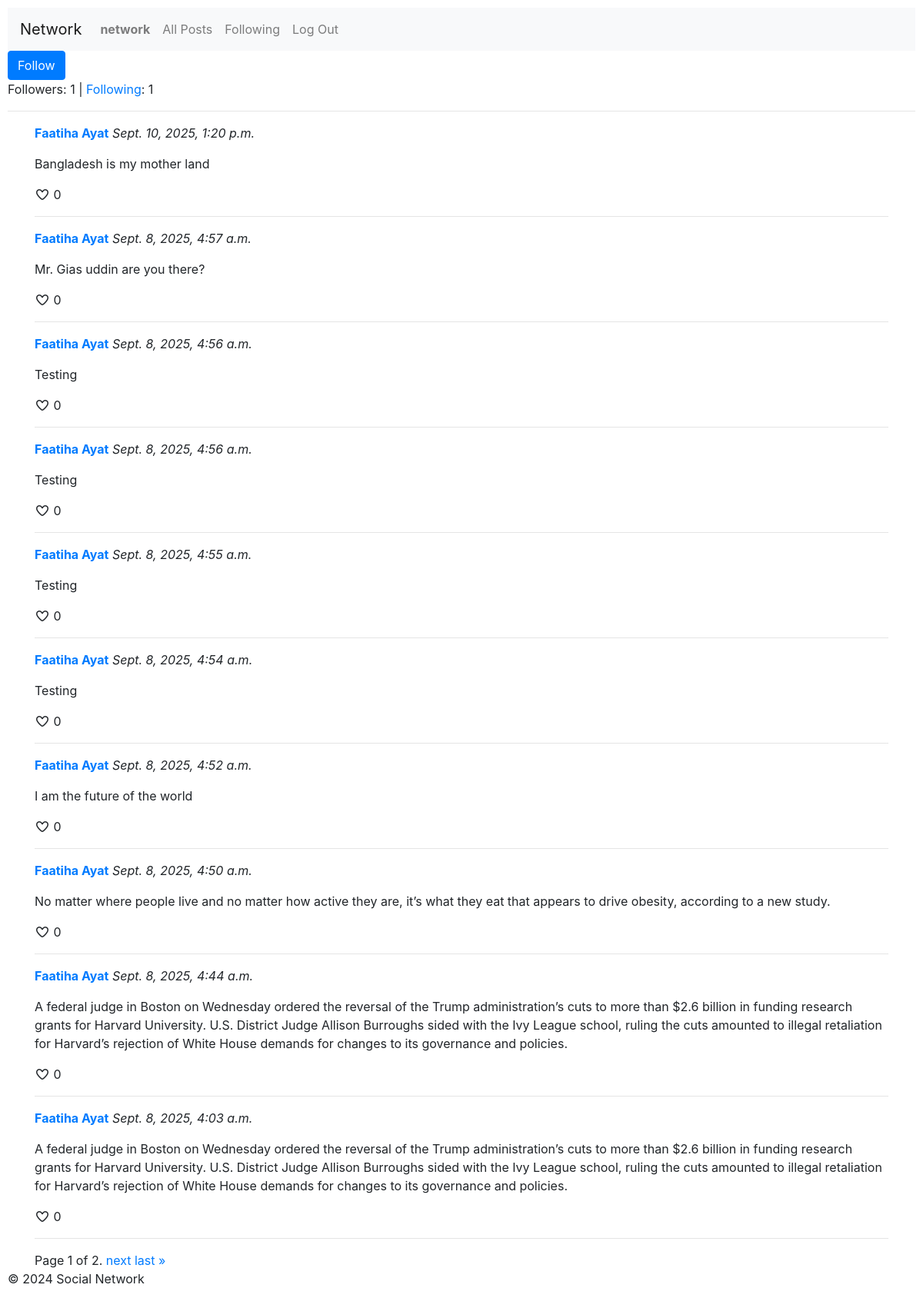
Before: /profile/Faatiha Ayat (signed in) with the older database file.
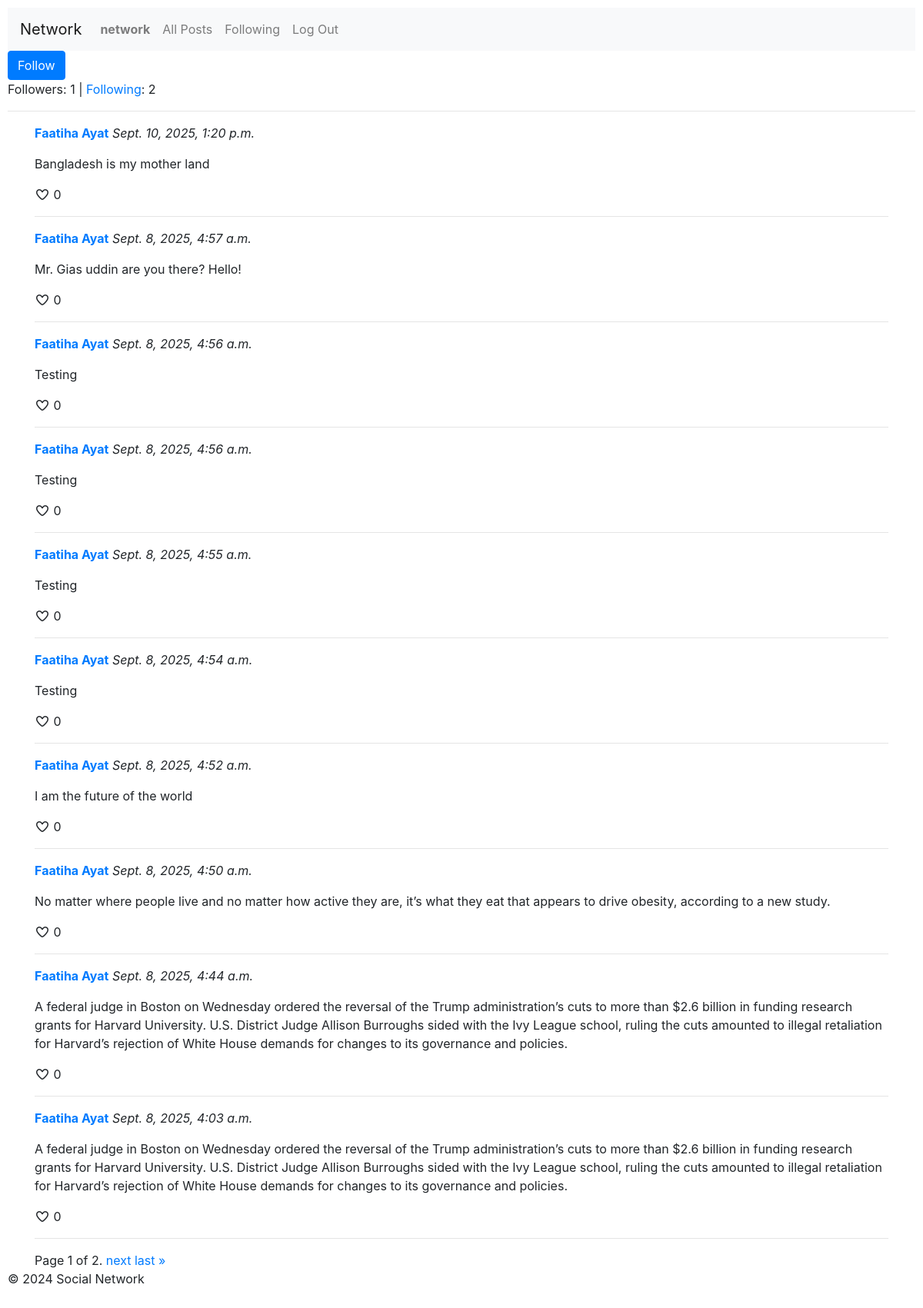
After: the same page with the newer database file.
### network/models.py (models this page shows, shortened)
class Post(models.Model):
    user = models.ForeignKey(User, on_delete=models.CASCADE, related_name="posts")
    content = models.TextField()
    timestamp = models.DateTimeField(auto_now_add=True)

class User(AbstractUser):
    pass

### network/views.py (the view)
# urls.py: path("profile/<str:username>", views.profile_view, name="profile"),
def profile_view(request, username):
    if not request.user.is_authenticated:
        return HttpResponseRedirect(reverse("index"))
    user = User.objects.get(username=username)
    followers_count = user.followers.count()
    following_count = user.following.count()
    post = user.posts.all().order_by("-timestamp") # reverse chronological order
    paginator = Paginator(post, 10)  # Show 10 posts per page
    page_number = request.GET.get('page')
    page_obj = paginator.get_page(page_number)
    is_following = Followers.objects.filter(user=user, follower=request.user).exists()
    return render(request, "network/profile_view.html", {
        "profile_user": user,
        "followers_count": followers_count,
        "following_count": following_count,
        "is_following": is_following,
        "page_obj": page_obj
    })

### network/templates/network/profile_view.html (shortened to what this page needs)
{% extends 'network/layout.html' %}
{% block body %}
    {% if user.is_authenticated and user != profile_user %}
        <form action="{% url 'follow' profile_user.username %}" method="post">
            <button type="submit" class="btn btn-primary">
                {% if is_following %}
                    Unfollow
                {% else %}
                    Follow
                {% endif %}
            </button>
        </form>
    {% endif %}
    <p>Followers: {{ followers_count }} | <a href="{% url 'following' %}">Following</a>: {{ following_count }}</p>
    <hr>
    <div class="container">
        {% for post in page_obj %}
            <div class="post">
                <p><strong><a href="{% url 'profile' post.user.username %}">{{ post.user.username }}</a></strong> <em>{{ post.timestamp }}</em></p>
                <p>{{ post.content }}</p>
                <i class="fa-regular fa-heart"></i> <span>0</span>
                <hr>
            </div>
        {% empty %}
            <p>No posts available.</p>
        {% endfor %}
        <div class="pagination">
            <span class="page-links">
                <span class="current">
                    Page {{ page_obj.number }} of {{ page_obj.paginator.num_pages }}.
                </span>
                {% if page_obj.has_next %}
                    <a href="?page={{ page_obj.next_page_number }}">next</a>
                    <a href="?page={{ page_obj.paginator.num_pages }}">last &raquo;</a>
                {% endif %}
            </span>
        </div>
    </div>
{% endblock %}

Changed rows visible on the page:
changed Post: content "Mr. Gias uddin are you there?" → "Mr. Gias uddin are you there? Hello!"
Other visible differences:
{{ following_count }}: "1" → "2"
